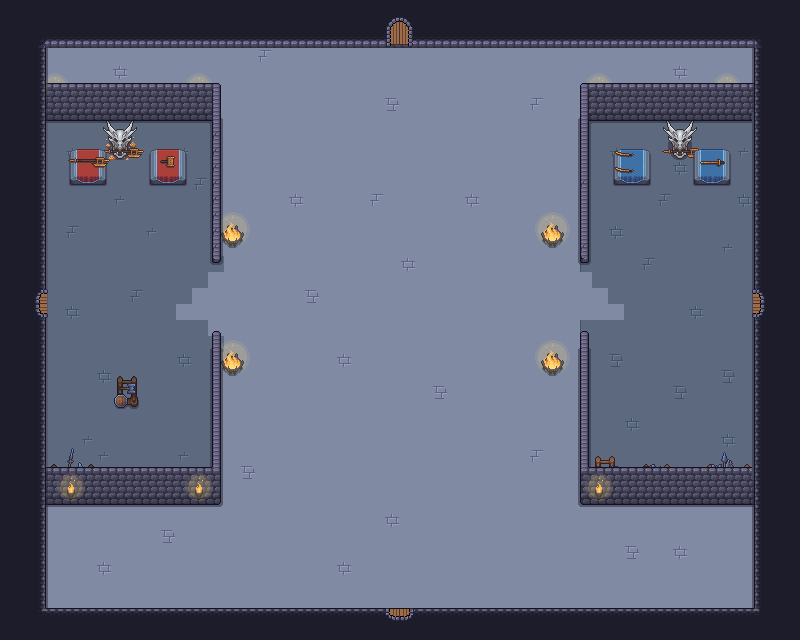

The image is a tile-based game level rendered from a .tmx file. Its description and source (layers, tilesets, objects; grid data summarised) follow:
An orthogonal 50x40 tile map with 16x16 px tiles, 9 tile layers (Fondo, Suelo, Suelo Decoracion 2, Suelo Decoracion, ...), 13 tilesets and 54 objects.

<map version="1.10" tiledversion="1.11.2" orientation="orthogonal" renderorder="right-down" width="50" height="40" tilewidth="16" tileheight="16" infinite="0" nextlayerid="17" nextobjectid="96">
 <tileset firstgid="1" source="../tilesets/Paredes2.tsx" />
 <tileset firstgid="494" source="../tilesets/puertas.tsx" />
 <tileset firstgid="498" source="../tilesets/Paredes.tsx" />
 <tileset firstgid="754" source="../tilesets/pedestals.tsx" />
 <tileset firstgid="1124" source="../tilesets/supplies_objects.tsx" />
 <tileset firstgid="1679" source="../tilesets/skeleton.tsx" />
 <tileset firstgid="1681" source="../tilesets/amongus.tsx" />
 <tileset firstgid="1682" source="../tilesets/Fuegos.tsx" />
 <tileset firstgid="1880" source="../tilesets/Other_objects.tsx" />
 <tileset firstgid="2064" source="../tilesets/goomba.tsx" />
 <tileset firstgid="2065" source="../tilesets/player.tsx" />
 <tileset firstgid="2066" source="../tilesets/corazon.tsx" />
 <tileset firstgid="2067" source="../tilesets/azeris.tsx" />
 <group id="2" name="Room">
  <layer id="1" name="Fondo" width="50" height="40">
   <data>[2000 cells, 2000 non-empty, 1 distinct tile ids]</data>
  </layer>
  <layer id="3" name="Suelo" width="50" height="40">
   <data>[2000 cells, 1702 non-empty, 1 distinct tile ids]</data>
  </layer>
  <layer id="14" name="Suelo Decoracion 2" width="50" height="40">
   <data>[2000 cells, 246 non-empty, 3 distinct tile ids]</data>
  </layer>
  <layer id="5" name="Suelo Decoracion" width="50" height="40">
   <data>[2000 cells, 322 non-empty, 21 distinct tile ids]</data>
  </layer>
  <layer id="16" name="Suelo Decoracion 3" width="50" height="40">
   <data>[2000 cells, 14 non-empty, 4 distinct tile ids]</data>
  </layer>
  <layer id="7" name="Decoracion 2" width="50" height="40">
   <data>[2000 cells, 90 non-empty, 45 distinct tile ids]</data>
  </layer>
  <layer id="4" name="Paredes" width="50" height="40">
   <data>[2000 cells, 372 non-empty, 56 distinct tile ids]</data>
  </layer>
  <layer id="8" name="Decoracion" width="50" height="40">
   <data>[2000 cells, 45 non-empty, 27 distinct tile ids]</data>
  </layer>
  <layer id="9" name="Puertas" width="50" height="40">
   <data>[2000 cells, 4 non-empty, 4 distinct tile ids]</data>
  </layer>
  <objectgroup id="11" name="Utils">
   <object id="77" gid="2066" x="81" y="571.667" width="18" height="18" />
   <object id="78" gid="2066" x="120" y="202" width="18" height="18" />
   <object id="79" gid="2066" x="121" y="438" width="18" height="18" />
   <object id="80" gid="2066" x="666" y="183" width="18" height="18" />
   <object id="81" gid="2066" x="666" y="420" width="18" height="18" />
   <object id="82" gid="2066" x="700" y="578" width="18" height="18" />
   <object id="83" gid="2066" x="279" y="569" width="18" height="18" />
   <object id="84" gid="2066" x="513" y="576" width="18" height="18" />
   <object id="85" gid="2066" x="275" y="376" width="18" height="18" />
   <object id="86" gid="2066" x="524" y="384" width="18" height="18" />
   <object id="87" gid="2066" x="271" y="219" width="18" height="18" />
   <object id="88" gid="2066" x="536" y="218" width="18" height="18" />
   <object id="89" gid="2066" x="275.667" y="86.3333" width="18" height="18" />
   <object id="90" gid="2066" x="529" y="85" width="18" height="18" />
   <object id="91" gid="2066" x="109" y="70.3333" width="18" height="18" />
   <object id="92" gid="2066" x="715" y="72" width="18" height="18" />
   <object id="93" gid="2066" x="406" y="302" width="18" height="18" />
   <object id="94" gid="2067" x="320" y="304" width="21" height="21" />
   <object id="95" gid="2067" x="464" y="304" width="21" height="21" />
  </objectgroup>
  <objectgroup id="10" name="Entities">
   <object id="1" gid="1679" x="65" y="228.5" width="32" height="32" />
   <object id="3" gid="1679" x="169.5" y="228" width="32" height="32" />
   <object id="4" gid="1681" x="66.5" y="441" width="30" height="30" />
   <object id="5" gid="1681" x="162.5" y="442" width="30" height="30" />
   <object id="41" gid="1681" x="133" y="586" width="30" height="30" />
   <object id="42" gid="1681" x="524" y="496" width="30" height="30" />
   <object id="43" gid="1681" x="297" y="398" width="30" height="30" />
   <object id="44" gid="1681" x="437" y="232" width="30" height="30" />
   <object id="45" gid="1681" x="319" y="178" width="30" height="30" />
   <object id="46" gid="2064" x="635" y="523" width="16" height="16" />
   <object id="48" gid="2064" x="127" y="546" width="16" height="16" />
   <object id="49" gid="2064" x="350" y="462" width="16" height="16" />
   <object id="50" gid="2064" x="479" y="361" width="16" height="16" />
   <object id="51" gid="2064" x="292" y="263" width="16" height="16" />
   <object id="52" gid="2064" x="459" y="172" width="16" height="16" />
   <object id="55" gid="2064" x="616" y="216" width="16" height="16" />
   <object id="56" gid="2064" x="670" y="230" width="16" height="16" />
   <object id="57" gid="2064" x="722" y="226" width="16" height="16" />
   <object id="59" gid="2064" x="243" y="90" width="16" height="16" />
   <object id="60" gid="1679" x="614" y="417" width="32" height="32" />
   <object id="61" gid="1679" x="700" y="421" width="32" height="32" />
   <object id="62" gid="1679" x="663" y="366" width="32" height="32" />
   <object id="63" gid="1679" x="360" y="369" width="32" height="32" />
   <object id="64" gid="1679" x="512" y="136" width="32" height="32" />
   <object id="66" gid="1679" x="454" y="574" width="32" height="32" />
   <object id="67" gid="1679" x="437" y="469" width="32" height="32" />
   <object id="68" gid="1679" x="206" y="570" width="32" height="32" />
   <object id="69" gid="1679" x="364" y="259" width="32" height="32" />
   <object id="70" gid="1679" x="667" y="586" width="32" height="32" />
   <object id="71" gid="1679" x="241" y="165" width="32" height="32" />
   <object id="72" gid="1679" x="147" y="79" width="32" height="32" />
   <object id="76" gid="2065" x="362" y="112" width="64" height="64" />
  </objectgroup>
  <objectgroup id="12" name="Player">
   <object id="73" gid="2065" x="46" y="330.667" width="64" height="64" />
   <object id="74" gid="2065" x="692.667" y="333.333" width="64" height="64" />
   <object id="75" gid="2065" x="364.667" y="600" width="64" height="64" />
  </objectgroup>
 </group>
</map>
